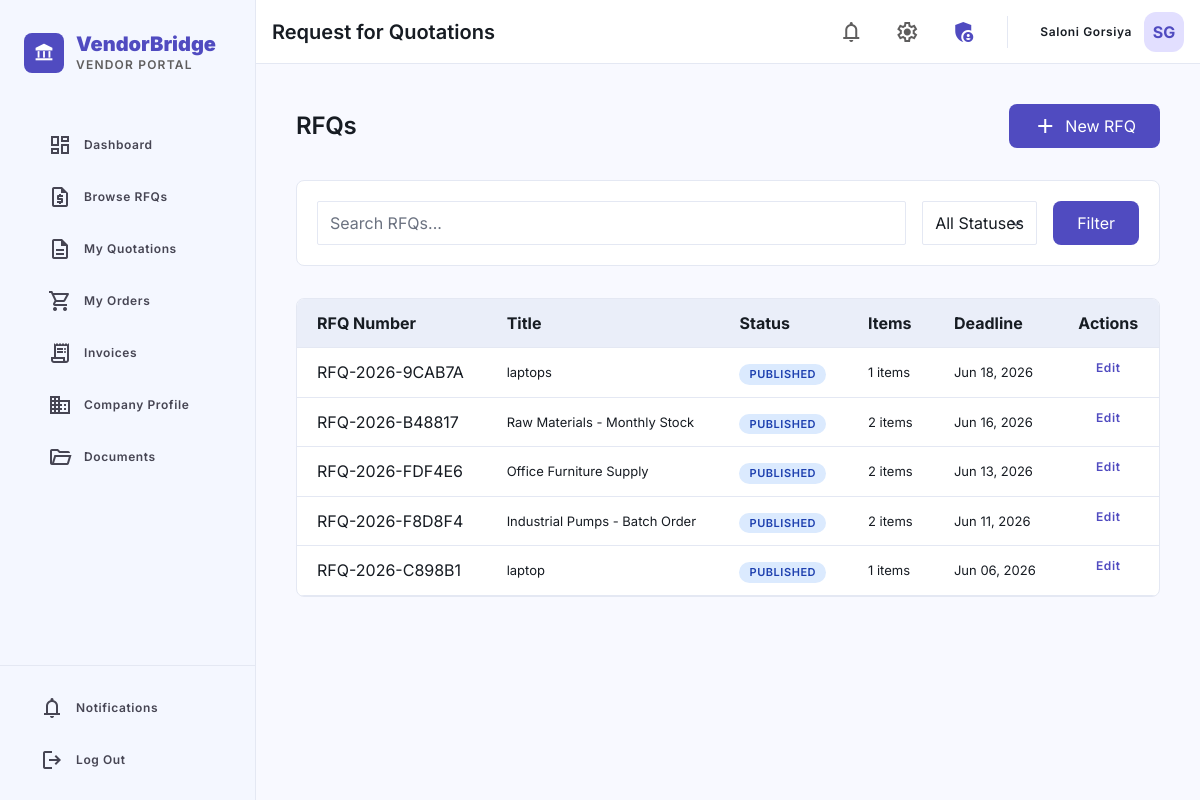
/procurement/rfqs/ (signed in), run on the app's committed database.
### Vendors/models.py (models this page shows, shortened)
class RFQ(models.Model):
    class Status(models.TextChoices):
        DRAFT = "draft", "Draft"
        PUBLISHED = "published", "Published"
        UNDER_REVIEW = "under_review", "Under Review"
        AWARDED = "awarded", "Awarded"
        CLOSED = "closed", "Closed"
        CANCELLED = "cancelled", "Cancelled"
    class Priority(models.TextChoices):
        LOW = "low", "Low"
        MEDIUM = "medium", "Medium"
        HIGH = "high", "High"
        URGENT = "urgent", "Urgent"
    rfq_number = models.CharField(
        max_length=20,
        unique=True,
        editable=False,
        help_text="Auto-generated RFQ reference number",
    )
    title = models.CharField(max_length=300)
    description = models.TextField()
    category = models.ForeignKey(
        VendorCategory,
        on_delete=models.SET_NULL,
        null=True,
        blank=True,
        related_name="rfqs",
    )
    estimated_budget = models.DecimalField(
        max_digits=15,
        decimal_places=2,
        null=True,
        blank=True,
        help_text="Estimated budget (may be hidden from vendors)",
    )
    currency = models.CharField(max_length=3, default="INR")
    show_budget_to_vendors = models.BooleanField(
        default=False,
        help_text="If checked, vendors can see the estimated budget",
    )
    published_date = models.DateTimeField(null=True, blank=True)
    submission_deadline = models.DateTimeField(
        help_text="Last date/time for vendors to submit quotations"
    )
    delivery_deadline = models.DateField(
        null=True,
        blank=True,
        help_text="Expected delivery date",
    )
    status = models.CharField(
        max_length=20,
        choices=Status.choices,
        default=Status.DRAFT,
    )
    priority = models.CharField(
        max_length=10,
        choices=Priority.choices,
        default=Priority.MEDIUM,
    )
    created_by = models.ForeignKey(
        User,
        on_delete=models.SET_NULL,
        null=True,
        related_name="created_rfqs",
    )
    invited_vendors = models.ManyToManyField(
        Vendor,
        blank=True,
        related_name="invited_rfqs",
        help_text="Specific vendors invited (leave blank for open RFQ)",
    )
    terms_and_conditions = models.TextField(blank=True)
    delivery_location = models.CharField(max_length=300, blank=True)
    payment_terms = models.CharField(max_length=255, blank=True)
    attachment = models.FileField(
        upload_to="rfq_attachments/%Y/%m/",
        blank=True,
        null=True,
        help_text="Specification document, drawings, etc.",
    )
    created_at = models.DateTimeField(auto_now_add=True)
    updated_at = models.DateTimeField(auto_now=True)
    class Meta:
        ordering = ["-created_at"]
        verbose_name = "RFQ"
        verbose_name_plural = "RFQs"

### Procurement/views.py (the view)
# urls.py: path("rfqs/", views.rfq_list, name="proc_rfq_list"),
@login_required(login_url="vendor_login")
@user_passes_test(is_procurement_officer)
def rfq_list(request):
    rfqs = RFQ.objects.order_by("-created_at")
    status = request.GET.get("status", "")
    if status:
        rfqs = rfqs.filter(status=status)
    search = request.GET.get("search", "")
    if search:
        rfqs = rfqs.filter(
            Q(rfq_number__icontains=search) | Q(title__icontains=search)
        )
    paginator = Paginator(rfqs, 10)
    page = request.GET.get("page")
    rfqs_page = paginator.get_page(page)
    context = {
        "rfqs": rfqs_page,
        "status": status,
        "search": search,
        "status_choices": RFQ.Status.choices,
    }
    return render(request, "procurement/rfq_list.html", context)

### Procurement/views.py (called while the page is built)
def is_procurement_officer(user):
    return user.is_staff

### Procurement/templates/procurement/rfq_list.html (shortened to what this page needs)
{% extends "base.html" %}
{% block page_title %}Request for Quotations{% endblock %}
{% block content %}
<div class="space-y-stack-lg">
    <div class="flex justify-between items-center">
        <h2 class="font-headline-md text-headline-md">RFQs</h2>
        <a href="{% url 'rfq_create' %}" class="bg-primary text-on-primary px-6 py-2.5 rounded-xl font-label-md flex items-center gap-2">
            <span class="material-symbols-outlined">add</span>
            New RFQ
        </a>
    </div>
    <div class="bg-surface-container-lowest border border-border-low-contrast rounded-xl p-5">
        <form method="get" class="flex gap-4 flex-wrap">
            <input type="text" name="search" placeholder="Search RFQs..." value="{{ request.GET.search }}" class="px-3 py-2 rounded border border-border-low-contrast flex-1 min-w-48">
            <select name="status" class="px-3 py-2 rounded border border-border-low-contrast">
                <option value="">All Statuses</option>
            </select>
            <button type="submit" class="bg-primary text-on-primary px-6 py-2.5 rounded-xl font-label-md">Filter</button>
        </form>
    </div>
    <div class="bg-surface-container-lowest border border-border-low-contrast rounded-xl overflow-hidden">
        <table class="w-full">
            <thead class="bg-surface-container border-b border-border-low-contrast">
                <tr>
                    <th class="px-5 py-3 text-left font-label-md text-on-surface">RFQ Number</th>
                    <th class="px-5 py-3 text-left font-label-md text-on-surface">Title</th>
                    <th class="px-5 py-3 text-left font-label-md text-on-surface">Status</th>
                    <th class="px-5 py-3 text-left font-label-md text-on-surface">Items</th>
                    <th class="px-5 py-3 text-left font-label-md text-on-surface">Deadline</th>
                    <th class="px-5 py-3 text-center font-label-md text-on-surface">Actions</th>
                </tr>
            </thead>
            <tbody>
                {% for rfq in rfqs %}
                <tr class="border-b border-border-low-contrast hover:bg-surface-container transition">
                    <td class="px-5 py-3 font-label-md text-on-surface">{{ rfq.rfq_number }}</td>
                    <td class="px-5 py-3 text-body-sm">{{ rfq.title|truncatewords:8 }}</td>
                    <td class="px-5 py-3">
                        <span class="status-badge status-{{ rfq.status }}">{{ rfq.get_status_display }}</span>
                    </td>
                    <td class="px-5 py-3 text-body-sm">{{ rfq.items.count }} items</td>
                    <td class="px-5 py-3 text-body-sm">{{ rfq.submission_deadline|date:"M d, Y" }}</td>
                    <td class="px-5 py-3 flex justify-center gap-2">
                        <a href="{% url 'rfq_edit' rfq.id %}" class="text-primary hover:underline text-label-md">Edit</a>
                    </td>
                </tr>
                {% empty %}
                <tr>
                    <td colspan="6" class="px-5 py-8 text-center text-secondary">No RFQs found</td>
                </tr>
                {% endfor %}
            </tbody>
        </table>
    </div>
</div>
{% endblock %}

### Vendors/templates/base.html (shortened to what this page needs)
<!DOCTYPE html>
<html class="light" lang="en">
<head>
    <script src="https://cdn.tailwindcss.com?plugins=forms,container-queries"></script>
</head>
<body class="bg-background text-on-surface font-body-md overflow-hidden">
<aside class="fixed left-0 top-0 bottom-0 flex flex-col z-50 overflow-y-auto bg-surface-subtle border-r border-border-low-contrast w-64">
    <div class="px-6 py-8">
        <div class="flex items-center gap-3 mb-12">
            <div class="w-10 h-10 bg-primary rounded-xl flex items-center justify-center text-on-primary">
                <span class="material-symbols-outlined text-headline-sm" style="font-variation-settings: 'FILL' 1;">account_balance</span>
            </div>
            <div>
                <h1 class="font-headline-sm text-headline-sm font-black text-primary leading-tight">VendorBridge</h1>
                <p class="font-label-md text-label-md text-secondary uppercase tracking-widest">Vendor Portal</p>
            </div>
        </div>
        <nav class="space-y-1">
            <a class="sidebar-link {% if active_page == 'dashboard' %}active{% endif %}" href="{% url 'vendor_dashboard' %}">
                <span class="material-symbols-outlined" {% if active_page == 'dashboard' %}style="font-variation-settings: 'FILL' 1;"{% endif %}>dashboard</span>
                Dashboard
            </a>
            <a class="sidebar-link {% if active_page == 'rfqs' %}active{% endif %}" href="{% url 'rfq_list' %}">
                <span class="material-symbols-outlined" {% if active_page == 'rfqs' %}style="font-variation-settings: 'FILL' 1;"{% endif %}>request_quote</span>
                Browse RFQs
            </a>
            <a class="sidebar-link {% if active_page == 'quotations' %}active{% endif %}" href="{% url 'quotation_list' %}">
                <span class="material-symbols-outlined" {% if active_page == 'quotations' %}style="font-variation-settings: 'FILL' 1;"{% endif %}>description</span>
                My Quotations
            </a>
            <a class="sidebar-link {% if active_page == 'orders' %}active{% endif %}" href="{% url 'order_list' %}">
                <span class="material-symbols-outlined" {% if active_page == 'orders' %}style="font-variation-settings: 'FILL' 1;"{% endif %}>shopping_cart</span>
                My Orders
            </a>
            <a class="sidebar-link {% if active_page == 'invoices' %}active{% endif %}" href="{% url 'invoice_list' %}">
                <span class="material-symbols-outlined" {% if active_page == 'invoices' %}style="font-variation-settings: 'FILL' 1;"{% endif %}>receipt_long</span>
                Invoices
            </a>
            <a class="sidebar-link {% if active_page == 'profile' %}active{% endif %}" href="{% url 'vendor_profile' %}">
                <span class="material-symbols-outlined" {% if active_page == 'profile' %}style="font-variation-settings: 'FILL' 1;"{% endif %}>business</span>
                Company Profile
            </a>
            <a class="sidebar-link {% if active_page == 'documents' %}active{% endif %}" href="{% url 'vendor_documents' %}">
                <span class="material-symbols-outlined" {% if active_page == 'documents' %}style="font-variation-settings: 'FILL' 1;"{% endif %}>folder_open</span>
                Documents
            </a>
        </nav>
    </div>
    <div class="mt-auto border-t border-border-low-contrast p-4 space-y-1">
        <a class="sidebar-link {% if active_page == 'notifications' %}active{% endif %}" href="{% url 'notification_list' %}">
            <span class="material-symbols-outlined">notifications</span>
            Notifications
        </a>
        <a class="sidebar-link text-error hover:!bg-error-container" href="{% url 'vendor_logout' %}">
            <span class="material-symbols-outlined">logout</span>
            Log Out
        </a>
    </div>
</aside>
<div class="flex flex-col flex-1 ml-64 min-h-screen">
    <header class="flex justify-between items-center h-16 px-gutter w-full sticky top-0 z-40 bg-surface-container-lowest border-b border-border-low-contrast">
        <div class="flex items-center gap-stack-md flex-1">
            <h2 class="font-headline-sm text-headline-sm text-on-surface">{% block page_title %}Dashboard{% endblock %}</h2>
        </div>
        <div class="flex items-center gap-4">
            <a href="{% url 'notification_list' %}" class="w-10 h-10 flex items-center justify-center text-secondary hover:bg-surface-container-low rounded-full transition-colors relative">
                <span class="material-symbols-outlined">notifications</span>
            </a>
            <a href="{% url 'vendor_profile' %}" class="w-10 h-10 flex items-center justify-center text-secondary hover:bg-surface-container-low rounded-full transition-colors">
                <span class="material-symbols-outlined">settings</span>
            </a>
            {% if user.is_staff %}
            <a href="/admin/" title="Admin Panel" class="w-10 h-10 flex items-center justify-center text-primary hover:bg-primary-fixed rounded-full transition-colors font-bold">
                <span class="material-symbols-outlined" style="font-variation-settings: 'FILL' 1;">admin_panel_settings</span>
            </a>
            {% endif %}
            <div class="flex items-center gap-3 pl-2">
                <div class="text-right">
                    <p class="font-label-md text-label-md text-on-surface">{{ user.first_name }} {{ user.last_name }}</p>
                </div>
                <div class="w-10 h-10 rounded-full bg-primary-fixed flex items-center justify-center text-primary font-bold">
                    {{ user.first_name.0 }}{{ user.last_name.0 }}
                </div>
            </div>
        </div>
    </header>
    <main class="flex-1 overflow-y-auto p-gutter lg:p-10 space-y-stack-lg max-w-[1400px] mx-auto w-full">
        {% block content %}{% endblock %}
    </main>
</div>
</body>
</html>

### Vendors/templates/base.html (style rules this page uses)
.material-symbols-outlined { font-variation-settings: 'FILL' 0, 'wght' 400, 'GRAD' 0, 'opsz' 24; vertical-align: middle; }
.sidebar-link { display: flex; align-items: center; gap: 0.75rem; padding: 0.75rem 1rem; border-radius: 0.5rem; margin: 0.125rem 0.5rem; transition: all 0.2s; font-size: 12px; line-height: 16px; letter-spacing: 0.05em; font-weight: 600; font-family: 'Inter', sans-serif; }
.sidebar-link:not(.active) { color: #464553; }
.status-badge { display: inline-flex; align-items: center; gap: 4px; padding: 2px 10px; border-radius: 9999px; font-size: 11px; font-weight: 600; letter-spacing: 0.05em; text-transform: uppercase; }
.status-submitted, .status-under_review, .status-issued, .status-in_progress, .status-published { background: #DBEAFE; color: #1E40AF; }

### data on the page
RFQ: rfq_number "RFQ-2026-9CAB7A", title "laptops", status "PUBLISHED", items.count "1", submission_deadline "Jun 18, 2026"
RFQ: rfq_number "RFQ-2026-B48817", title "Raw Materials - Monthly Stock", status "PUBLISHED", items.count "2", submission_deadline "Jun 16, 2026"
RFQ: rfq_number "RFQ-2026-FDF4E6", title "Office Furniture Supply", status "PUBLISHED", items.count "2", submission_deadline "Jun 13, 2026"
RFQ: rfq_number "RFQ-2026-F8D8F4", title "Industrial Pumps - Batch Order", status "PUBLISHED", items.count "2", submission_deadline "Jun 11, 2026"
RFQ: rfq_number "RFQ-2026-C898B1", title "laptop", status "PUBLISHED", items.count "1", submission_deadline "Jun 06, 2026"

### other printed values
{{ user.first_name }} "Saloni"
{{ user.last_name }} "Gorsiya"
{{ user.first_name.0 }} "S"
{{ user.last_name.0 }} "G"
